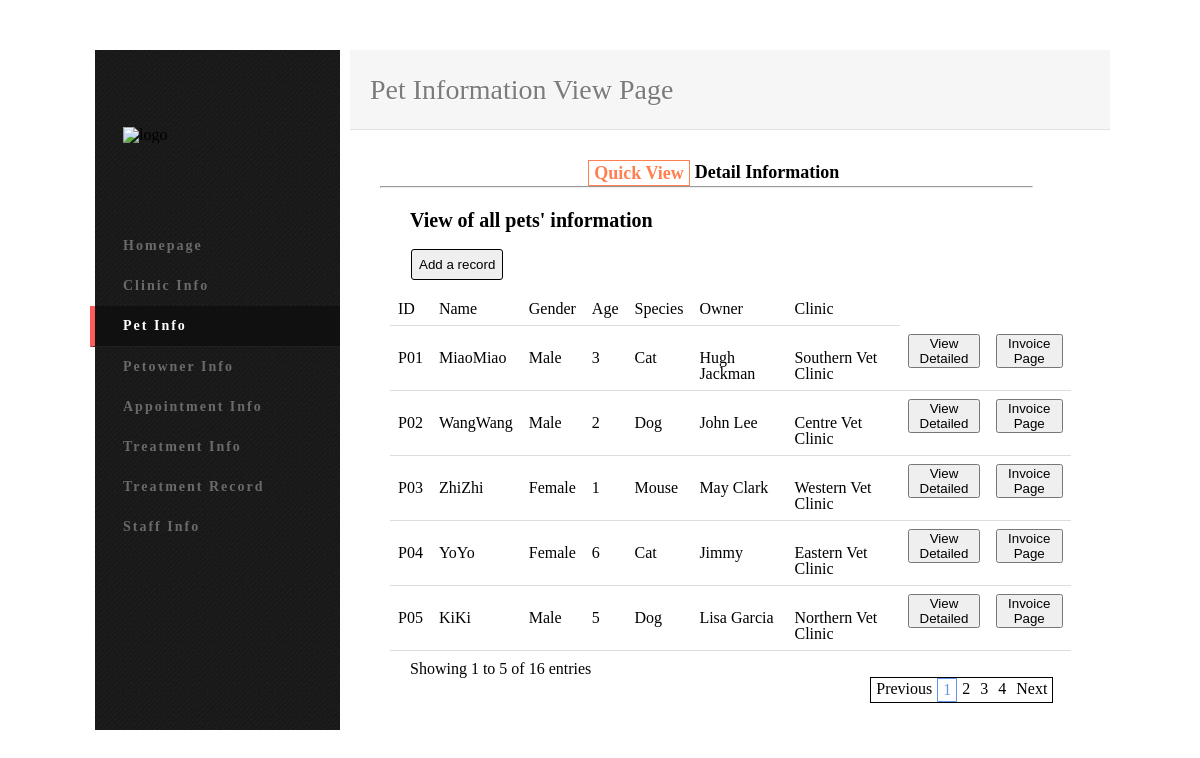
Screenshot of /petview.php?page=1 with the database file from the repository.
### tables this page shows
CREATE TABLE `pet` (
  `PetID` varchar(10) NOT NULL,
  `PetName` varchar(45) NOT NULL,
  `PetAge` int(11) NOT NULL,
  `PetSpecies` varchar(45) NOT NULL,
  `PetGender` varchar(6) NOT NULL,
  `ClinicID` varchar(11) NOT NULL,
  `PetOwnerID` varchar(11) NOT NULL,
  `PetDescription` varchar(500) NOT NULL,
  `PenID` varchar(45) NOT NULL,
  `PetCondition` varchar(55) DEFAULT 'Waiting for treatment'
);

CREATE TABLE `petowner` (
  `PetOwnerID` varchar(11) NOT NULL,
  `PetOwnerName` varchar(45) NOT NULL,
  `PetOwnerGender` varchar(11) DEFAULT NULL,
  `PetOwnerPhoneNumber` bigint(20) NOT NULL,
  `PetOwnerHomeAddress` varchar(400) NOT NULL,
  `PetOwnerEmailAddress` varchar(45) NOT NULL
);

CREATE TABLE `clinic` (
  `ClinicID` varchar(11) NOT NULL,
  `ClinicName` varchar(45) NOT NULL,
  `ClinicLocation` varchar(45) NOT NULL,
  `OpenTime` time NOT NULL,
  `CloseTime` time NOT NULL,
  `ClinicPhoneNumber` bigint(20) NOT NULL,
  `ClinicEmail` varchar(45) DEFAULT NULL,
  `ClinicEmergencyContact` varchar(45) NOT NULL,
  `ClinicDescription` varchar(500) DEFAULT NULL,
  `ClinicPhoto` varchar(255) DEFAULT NULL,
  `AddressLink` varchar(1000) DEFAULT NULL
);

### petview.php (the view, shortened to what this page needs)
<!DOCTYPE html>
<html>
    <head>
        <link rel="stylesheet" type="text/css" href="css/petInfo_viewpage.css">
		<link rel="stylesheet" type="text/css" href="css/try2.css">
		<link rel="stylesheet" type="text/css" href="css/transactioninfo.css" />
    </head>
    <body>
        <div class="container">
            <aside id="sidebar">
            <a href="#" class="logo"><img src="pic/logo2.png" alt="logo" /></a>
            <nav class="main-nav">
                <ul>
							<li><a href="homepage.html">Homepage</a></li>
							<li><a href="clinicinfohomepage.php">Clinic Info</a></li>
							<li class="active"><a href="petview.php?page=1">Pet Info</a></li>
							<li><a href="petowner.php">Petowner Info</a></li>
							<li><a href="appointmentinfo.html">Appointment Info</a></li>
							<li><a href="treatmentinfo.php?page=1">Treatment Info</a></li>
							<li><a href="treatmentrecord.php">Treatment Record</a></li>
							<li><a href="staffinfo.php">Staff Info</a></li>
                </ul>
            </nav>
            </aside>
            <section id="content">
                <header>
                    <h1 style="float:left; width:480px;">Pet Information View Page</h1>
                </header>
                <div style="overflow: scroll;" class="main">
                    <div class="city2">
					    <aside id="petview">
						    <nav class="left-nav">
						        <ul>
						    	    <li class="active2" style="margin-left:30%;"><a href="#all"><h3>Quick View</h3></a></li>
							        <li><a><h3>Detail Information</h3></a></li>
						        </ul>
                                <hr style="width:94%" margin-left=50px;>
						    </nav>
						</aside>
                        <h2 style="margin-left: 30px;">View of all pets' information</h2><br>
					    <div class="calculate">
                            <div class="changebutton">
	                            <a href="petinfo.php"><button id="addbt" class="button" name="add1" value="add">Add a record</button></a>
                            </div>
	                     </div>
	                     <?php
							$con = mysql_connect("localhost", "root");
							$page = $_GET['page'];
                            $pagesize = 5;
							$pagenumber = ($page - 1)*$pagesize;
							$num = mysql_num_rows(mysql_query("SELECT * FROM pet"));
							$pagenumber_min = ($page - 1)*$pagesize+1;
							if(($num-($page - 1)*$pagesize)<$pagesize){
								$pagenumber_max = $num;
							}
							else{
								$pagenumber_max = $pagenumber+$pagesize;
							}
							$pageabsolute = ceil($num/$pagesize);
                            $sql = "SELECT * FROM pet INNER JOIN petowner ON pet.PetOwnerID = petowner.PetOwnerID INNER JOIN clinic ON pet.ClinicID = clinic.ClinicID limit $pagenumber, $pagesize";
                            $mydata = mysql_query($sql, $con);
							echo "<table>
	                          <tr>
                                  <th><strong>ID</strong></th>
								  <th><strong>Name</strong></th>
								  <th><strong>Gender</strong></th>
								  <th><strong>Age</strong></th>
								  <th><strong>Species</strong></th>
								  <th><strong>Owner</strong></th>
								  <th><strong>Clinic</strong></th>
							  </tr>";
                    		while($record = mysql_fetch_array($mydata)){
								echo "<tr>";
                                echo "<td>" . $record['PetID'] . "</td>";
                                echo "<td>" . $record['PetName'] . "</td>";
								echo "<td>" . $record['PetGender'] . "</td>";
								echo "<td>" . $record['PetAge'] . "</td>";
                                echo "<td>" . $record['PetSpecies'] . "</td>";
								echo "<td>" . $record['PetOwnerName'] . "</td>";
								echo "<td>" . $record['ClinicName'] . "</td>";
								echo "<td><button type='button' name='settle' class='delete1' onclick='showUser(this.value)' value=" . $record['PetID'] . ">View Detailed</button></td>";
								echo "<td><button type='button' name='invoice' class='invoice' onclick='transactionUser(this.value)' value=" . $record['PetID'] . ">Invoice Page</button></td>";
                                echo "</tr>";
                            }
                            echo "</table>";
                            ?>
							<div class="move";>
								Showing <strong><?php echo $pagenumber_min?></strong> to <strong><?php echo $pagenumber_max?></strong> of <strong><?php echo $num?></strong> entries</div>
							<aside id="pageselect">
								<nav class="page-nav">
								    <ul>
									    <?php
									        if($page == 1)
										    {
									            echo'<li><a href="petview.php?page='.($page).'">Previous</a><li>';
									        }
								            else
										    {
									            echo'<li><a href="petview?page='.($page-1).'">Previous</a><li>';
								            }
								        ?>
									    <?php for($i=0;$i<$pageabsolute;$i++)
                                        {
	                                        if($page == ($i+1))
											{
										        echo '<li class="active1"><a href="petview.php?page='.($i+1).'" class="selected">'.($i+1).'</a></li>';
									        }
	                                        else
										    {
									            echo '<li><a href="petview?page='.($i+1).'" >'.($i+1).'</a></li>';
									        }
									    }
										?>
									    <?php
									        if($page == $pageabsolute)
											{
									            echo'<li><a href="petview.php?page='.($page).'">Next</a><li>';
									        }
								            else
											{
									            echo'<li><a href="petview.php?page='.($page+1).'">Next</a><li>';
							             	}
								        ?>
								    </ul>
								</nav>
							</aside>
		                </div>
				</div>
			</section>
	    </div>
	</body>
</html>

### css/petInfo_viewpage.css (style rules this page uses)
html, body, div, span, applet, object, iframe, h1, h2, h3, h4, h5, h6, p, blockquote, pre, a, abbr, acronym, address, big, cite, code, del, dfn, em, img, ins, kbd, q, s, samp, small, strike, strong, sub, sup, tt, var, b, u, i, center, dl, dt, dd, ol, ul, li, fieldset, form, label, legend, table, caption, tbody, tfoot, thead, tr, th, td, article, aside, canvas, details, embed, figure, figcaption, footer, header, hgroup, menu, nav, output, ruby, section, summary, time, mark, audio, video { margin: 0; padding: 0; border: 0; font-size: 100%; font: inherit; vertical-align: baseline; }
article, aside, details, figcaption, figure, footer, header, hgroup, menu, nav, section { display: block; }
body { line-height: 1; }
ol, ul { list-style: none; }
table { border-collapse: collapse; border-spacing: 0; }
body { background-image: url(../pic/bg.png); color:#000; font:''14px 'Dosis', Arial, Helvetica, "Trebuchet MS", sans-serif; }
h1,h2,h3,h4,h5,h6 { font-weight:bold; }
h1 { font-size:24px; }
h2 { font-size:20px; }
h3 { font-size:18px; }
a { color: #00e; text-decoration: none; }
.container { width:1020px; margin: 50px auto 50px; }
#sidebar { height: 680px; width:250px; float: left; border-left: 5px solid #fff; background:url(../pic/sidebar-bg.png); position: relative; }
#sidebar .logo { display:block; margin: 77px 0px 50px 28px; width: 149px; height: 49px; }
#sidebar .main-nav > ul > li { position: relative; color: #e5e5e5; padding-left: 33px; font: bold 14px 'Dosis'; line-height: 40px; letter-spacing: 2px; }
#sidebar .main-nav > ul { margin-left: -5px; }
#sidebar .main-nav > ul > li a { color: #6a6a6a; display: inline-block; width: 100%; height: 100%; }
#sidebar .main-nav > ul > li:hover, #sidebar .main-nav > ul > li.active { background: #111011; border-left: 5px solid #ff5b5b; border-bottom: 1px solid #212021; padding-left: 28px; }
#sidebar .main-nav > ul > li:hover > a, #sidebar .main-nav > ul > li.active > a { color: #fff; }
#content { width: 760px; float: right; }
#content header { background: #f6f6f6; padding: 0px 20px; height: 80px; border-bottom: 1px solid #e3e3e3; position: relative; }
#content header h1 { color: #7c7b7c; font: normal 28px "Dosis"; line-height: 80px; text-shadow: 1px 1px 1px #fff; }
#content .main { width:760px; height:600px; background-color:#FFFFFF; }
#petview { width: 100%; height: 50px; float: left; position: relative; }
#petview .left-nav > ul { position: relative; list-style-type: none; margin: 0; padding: 0; overflow: hidden; }
#petview .left-nav > ul > li { float: left; }
#petview .left-nav > ul > li a { display: block; color:black; padding: 3px 5px; text-decoration: none; }
#petview .left-nav > ul > li:hover, #petview .left-nav > ul > li.active2 { border: 1px solid coral; color:white; }
#petview .left-nav > ul > li:hover > a, #petview .left-nav > ul > li.active2 > a { background-color: white; color:coral; }
.move { margin-left: 30px; margin-top: 10px; }
#pageselect { max-width: 100% height:100% padding: 10px; position: relative; right: 0px; }
#pageselect .page-nav > ul { position: absolute; list-style-type: none; overflow: hidden; border: 1px solid Black; right: 21px; }
#pageselect .page-nav > ul > li { float: left; }
#pageselect .page-nav > ul > li a { display: block; color:black; padding: 3px 5px; text-decoration: none; }
#pageselect .page-nav > ul > li:hover, #pageselect .page-nav > ul > li.active1 { border: 1px solid cornflowerblue; color:white; }
#pageselect .page-nav > ul > li:hover > a, #pageselect .page-nav > ul > li.active1 > a { background-color: white; color:cornflowerblue; }
.city2 { float:left; width:94%; height: 560px; margin: 10px; margin-right: 20px; margin-left: 20px; margin-top: 20px; padding:10px; }
.button { border: 1px solid black; color:black; font-size: 10pt; border-radius: 3px; padding: 7px; margin:3px; }
.calculate { float: left; width:100%; margin-bottom: 10px; margin-left: 28px; }
.changebutton { float:left; width:100px; }

### css/try2.css (style rules this page uses)
* { margin: 0; padding: 0; -webkit-box-sizing: border-box; -moz-box-sizing: border-box; box-sizing: border-box; }

### petview.php (style rules this page uses)
table { border-collapse: collapse; width: 98%; background-color: white; margin-left:10px; }
th, td { padding: 8px; text-align: left; border-bottom: 1px solid #ddd; }
a:link { color: black; background-color: transparent; text-decoration: none; }

### rows the page displays
pet: PetID "P01", PetName "MiaoMiao", PetGender "Male", PetAge "3", PetSpecies "Cat", PetOwnerID.PetOwnerName "Hugh Jackman", ClinicID.ClinicName "Southern Vet Clinic"
pet: PetID "P02", PetName "WangWang", PetGender "Male", PetAge "2", PetSpecies "Dog", PetOwnerID.PetOwnerName "John Lee", ClinicID.ClinicName "Centre Vet Clinic"
pet: PetID "P03", PetName "ZhiZhi", PetGender "Female", PetAge "1", PetSpecies "Mouse", PetOwnerID.PetOwnerName "May Clark", ClinicID.ClinicName "Western Vet Clinic"
pet: PetID "P04", PetName "YoYo", PetGender "Female", PetAge "6", PetSpecies "Cat", PetOwnerID.PetOwnerName "Jimmy", ClinicID.ClinicName "Eastern Vet Clinic"
pet: PetID "P05", PetName "KiKi", PetGender "Male", PetAge "5", PetSpecies "Dog", PetOwnerID.PetOwnerName "Lisa Garcia", ClinicID.ClinicName "Northern Vet Clinic"

### other values shown
$pagenumber_min "1"
$pagenumber_max "5"
$num "16"
